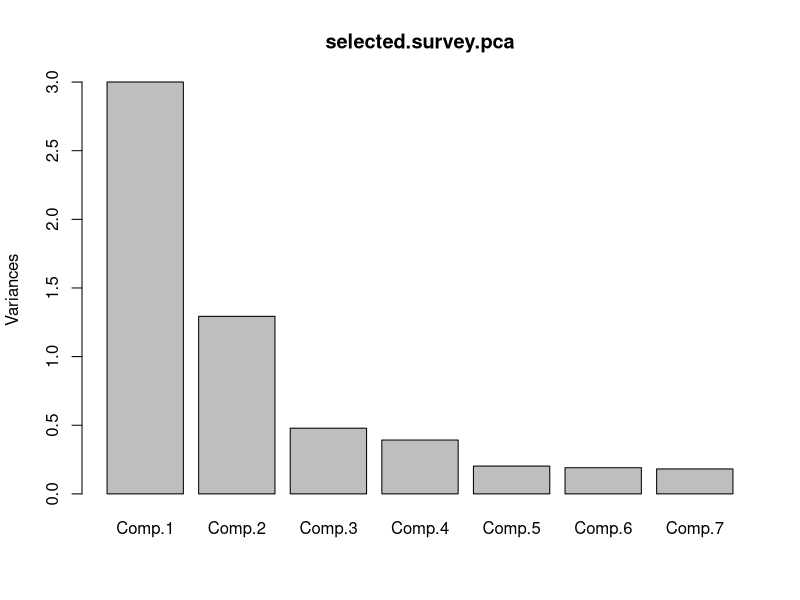

This chart was generated by the following R code:
library(psych)
setwd("/Users/Teresa/Documents/R/Employee attitude surveys")
# read data
survey.data <- read.csv("Employee attitude survey result.csv", 
                        header = T, sep=",")
head(survey.data)

# get the questions we want to test: 
# employee engagement and perceived organizational support (POS)

selected.survey <- cbind(survey.data$Eng1, survey.data$Eng2, survey.data$Eng3, 
                         survey.data$Eng4, survey.data$pos1, survey.data$pos2,
                         survey.data$pos3)
colnames(selected.survey) <- c('Eng1', 'Eng2', 'Eng3', 'Eng4', 'Pos1', 'Pos2',
                               'Pos3')

# Run a PCA (Principal Component Analysis) to determine the number of the factors.
selected.survey.pca <- princomp(na.omit(selected.survey))
summary(selected.survey.pca)
plot(selected.survey.pca)

##############################################
# Based on the summary, two components exist
# factor = 2
# rotation = varimax <-- default setting
##############################################

selected.survey.pr <- principal(na.omit(selected.survey), nfactors = 2, 
                               rotate = "varimax")
selected.survey.pr

# Reliability test
ocb.survey <- cbind(survey.data$ocb1, survey.data$ocb2,survey.data$ocb3,
                    survey.data$ocb4)
colnames(ocb.survey)<- c('Ocb1', 'Ocb2', 'Ocb3', 'Ocb4')

psych::alpha(ocb.survey)


